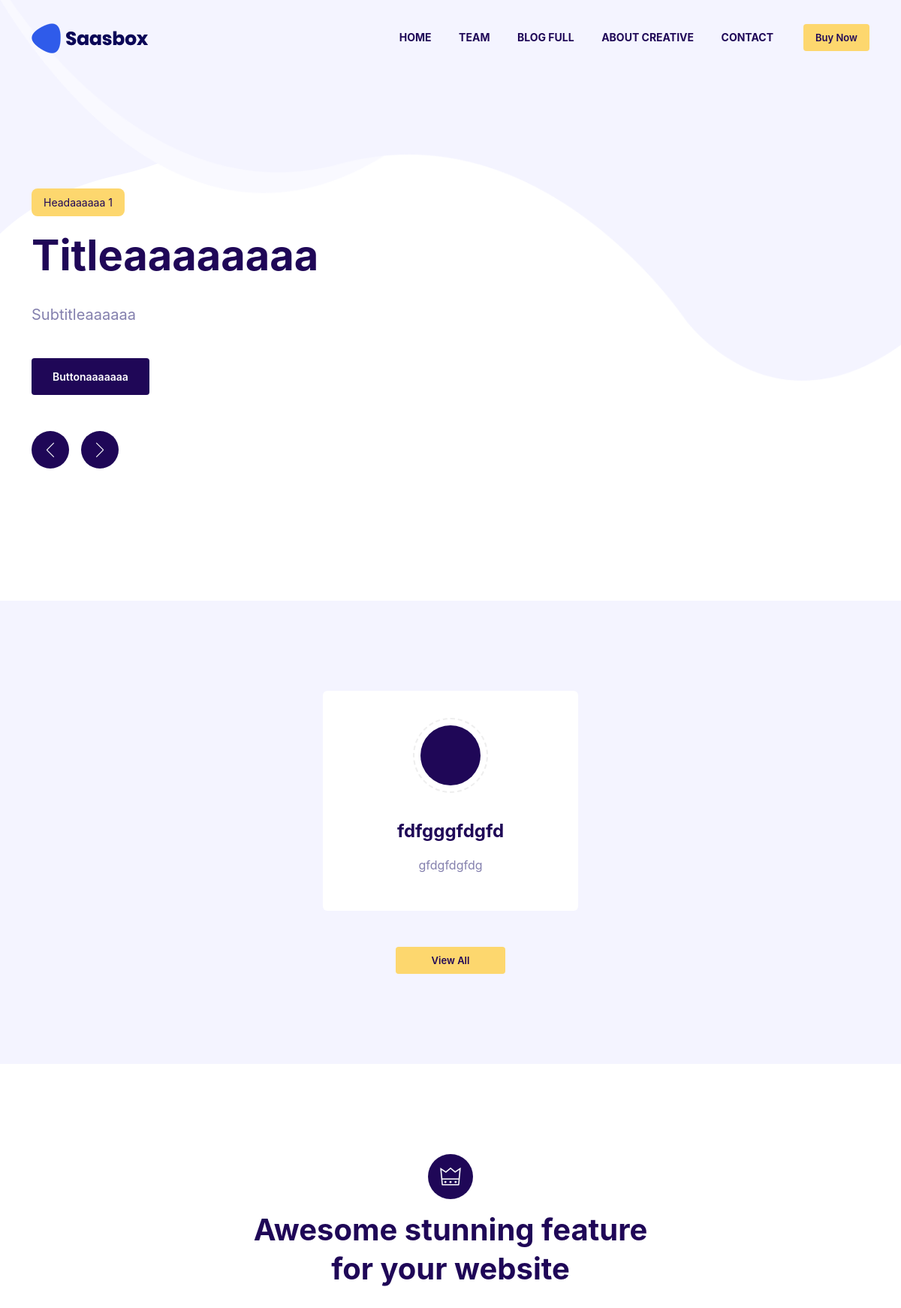
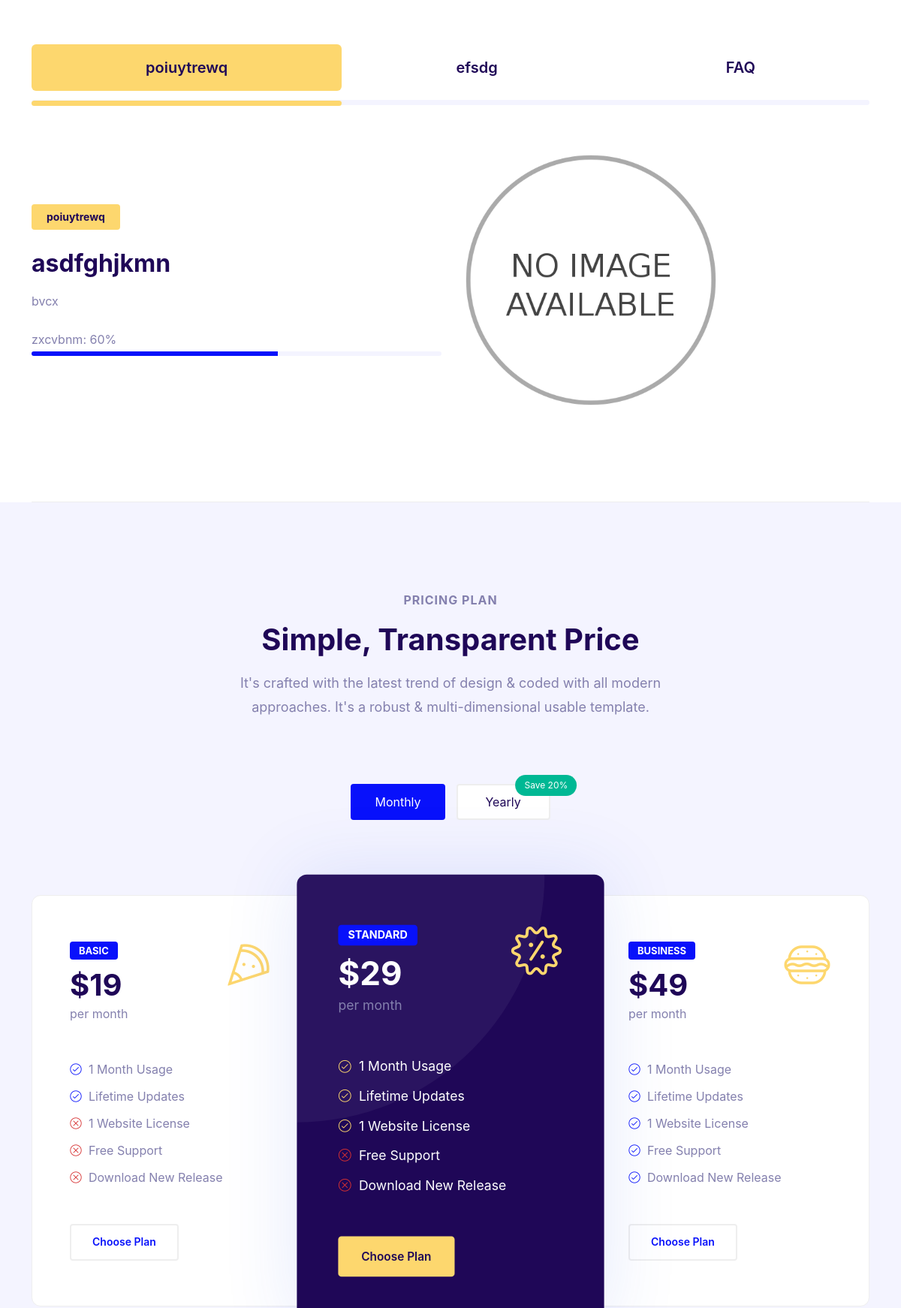
The page / (upper part) on the database its author committed (2 pictures, top to bottom).
### core/models.py (models this page shows, shortened)
class BaseModel(models.Model):
    cdate = models.DateTimeField(auto_now_add=True)
    udate = models.DateTimeField(auto_now=True)
    class Meta:
        ordering = ("cdate",)
        abstract = True

class Slider(BaseModel):
    heading = models.CharField(max_length=255, null=True, blank=True)
    title = models.CharField(max_length=255, null=True, blank=True)
    sub_title = models.CharField(max_length=255, null=True, blank=True)
    button_text = models.CharField(max_length=255, null=True, blank=True)
    button_url = models.URLField(null=True, blank=True)
    order = models.IntegerField(default=999)

class Feature(BaseModel):
    title = models.CharField(max_length=255, null=True, blank=True)
    heading = models.CharField(max_length=255, null=True, blank=True)
    description = models.CharField(max_length=255, null=True, blank=True)
    percent_desc = models.CharField(max_length=255, null=True, blank=True)
    percent = models.IntegerField()
    order = models.IntegerField(default=999)
    image = models.ImageField(blank=True, upload_to='uploads')
    image_thumbnail = ImageSpecField(source='image',
                                     processors=[ResizeToFill(500, 350)],
                                     format='JPEG',
                                     options={'quality': 60})
    def get_image(self):
        if self.image_thumbnail:
            return self.image_thumbnail.url
        else:
            return 'static/no_img.png'

### services/models.py (models this page shows, shortened)
class Service(BaseModel):
    title = models.CharField(max_length=255, null=True, blank=True)
    text = models.CharField(max_length=255, null=True, blank=True)
    icon = models.CharField(max_length=255, null=True, blank=True)
    order = models.IntegerField(default=999)
    chk = models.BooleanField(default=False)

### core/views.py (the view)
# urls.py: path('', IndexView.as_view(), name='index'),
class IndexView(BaseContext, TemplateView):
    template_name = 'index.html'
    def get_context_data(self, **kwargs):
        context = super().get_context_data()
        sliders = Slider.objects.all().order_by('order')
        services = Service.objects.filter(chk=True).order_by('order')[:3]
        features = Feature.objects.all().order_by('order')[:3]
        context.update({'sliders': sliders, 'services': services, 'features': features})
        return context

### core/views.py (called while the page is built)
    def get_context_data(self, **kwargs):
        context = super().get_context_data()
        return context

### templates/index.html (shortened to what this page needs)
{% extends 'base.html' %}
{% load static %}
{% block body_block %}
    {% include 'paritials/_slider.html' %}
    {% with 1 as homepage %}
        {% include 'paritials/_service.html' %}
    {% endwith %}
    {% include 'paritials/_feature.html' %}
    <div class="container">
    </div>
    <section class="saasbox-pricing-plan-area price2 section-padding-120 bg-gray">
        <div class="container">
            <div class="row justify-content-center">
                <div class="col-12 col-md-9 col-lg-7 col-xxl-6">
                    <div class="section-heading text-center">
                        <h6>Pricing Plan</h6>
                        <h2>Simple, Transparent Price</h2>
                        <p>It's crafted with the latest trend of design & coded with all modern approaches. It's a
                            robust & multi-dimensional usable template.</p>
                    </div>
                </div>
            </div>
            <div class="row">
                <div class="col-12">
                    <div class="pricing-table-switch mb-100">
                        <ul class="nav nav-tabs border-bottom-0 justify-content-center" id="priceTab" role="tablist">
                            <li class="nav-item"><a class="nav-link active" id="month-tab-2" data-bs-toggle="tab"
                                                    href="#monthly2" role="tab" aria-controls="monthly2"
                                                    aria-selected="true">Monthly</a></li>
                            <li class="nav-item"><a class="nav-link" id="yearly-tab-2" data-bs-toggle="tab"
                                                    href="#profile2" role="tab" aria-controls="profile2"
                                                    aria-selected="false"><span class="popular-badge">Save 20%</span>Yearly</a>
                            </li>
                        </ul>
                    </div>
                </div>
                <div class="col-12">
                    <div class="tab-content" id="priceTabContent">
                        <div class="tab-pane fade show active" id="monthly2" role="tabpanel"
                             aria-labelledby="month-tab-2">
                            <div class="row g-0 justify-content-center">
                                <div class="col-12 col-sm-8 col-md-7 col-lg-4">
                                    <div class="card pricing-card mb-30">
                                        <div class="pricing-heading d-flex align-items-center">
                                            <div class="price-icon"><i class="lni-pizza"></i></div>
                                            <div class="price">
                                                <h5>Basic</h5>
                                                <h2>$19</h2><span>per month</span>
                                            </div>
                                        </div>
                                        <div class="pricing-desc">
                                            <ul class="ps-0">
                                                <li>1 Month Usage</li>
                                                <li>Lifetime Updates</li>
                                                <li class="times">1 Website License</li>
                                                <li class="times">Free Support</li>
                                                <li class="times">Download New Release</li>
                                            </ul>
                                        </div>
                                        <div class="pricing-btn"><a class="btn saasbox-btn" href="#">Choose Plan</a>
                                        </div>
                                    </div>
                                </div>
                                <div class="col-12 col-sm-8 col-md-7 col-lg-4">
                                    <div class="card pricing-card active mb-30">
                                        <div class="pricing-heading d-flex align-items-center">
                                            <div class="price-icon"><i class="lni-offer"></i></div>
                                            <div class="price">
                                                <h5>Standard</h5>
                                                <h2>$29</h2><span>per month</span>
                                            </div>
                                        </div>
                                        <div class="pricing-desc">
                                            <ul class="ps-0">
                                                <li>1 Month Usage</li>
                                                <li>Lifetime Updates</li>
                                                <li>1 Website License</li>
                                                <li class="times">Free Support</li>
                                                <li class="times">Download New Release</li>
                                            </ul>
                                        </div>
                                        <div class="pricing-btn"><a class="btn saasbox-btn" href="#">Choose Plan</a>
                                        </div>
                                    </div>
                                </div>
                                <div class="col-12 col-sm-8 col-md-7 col-lg-4">
                                    <div class="card pricing-card mb-30">
                                        <div class="pricing-heading d-flex align-items-center">
                                            <div class="price-icon"><i class="lni-burger"></i></div>
                                            <div class="price">
                                                <h5>Business</h5>
                                                <h2>$49</h2><span>per month</span>
                                            </div>
                                        </div>
                                        <div class="pricing-desc">
                                            <ul class="ps-0">
                                                <li>1 Month Usage</li>
                                                <li>Lifetime Updates</li>
                                                <li>1 Website License</li>
                                                <li>Free Support</li>
                                                <li>Download New Release</li>
                                            </ul>
                                        </div>
                                        <div class="pricing-btn"><a class="btn saasbox-btn" href="#">Choose Plan</a>
                                        </div>
                                    </div>
                                </div>
                            </div>
                        </div>
                    </div>
                </div>
            </div>
        </div>
    </section>
{% endblock %}

### templates/paritials/_slider.html
{% load static %}
<section class="welcome-area hero4" id="home">
    <div class="hero4-bg-shape"><img src="{% static 'img/core-img/hero-4.png' %}" alt=""></div>
    <div class="hero4-bg-shape2"><img src="{% static 'img/core-img/hero-4-2.png' %}" alt=""></div>
    <div class="container h-100">
        <div class="row h-100 align-items-center">
            <div class="col-12 col-md-6">
                <div class="welcome-content owl-carousel hero-slides pe-3">
                    {% for slider in sliders %}
                        <div class="single-hero-slide me-xxl-5">
                        <span class="key-quote" data-animation="fadeInUp"
                              data-delay="300ms">{{ slider.heading }} {{ slider.order }}</span>
                            <h2 data-animation="fadeInUp" data-delay="500ms">{{ slider.title }}</h2>
                            <p class="mb-4" data-animation="fadeInUp" data-delay="750ms">{{ slider.sub_title }}</p><a
                                class="btn saasbox-btn white-btn me-3 mt-3" href="{{ slider.button_url }}"
                                data-animation="fadeInUp"
                                data-delay="1000ms">{{ slider.button_text }}</a>
                        </div>
                    {% endfor %}
                </div>
            </div>
        </div>
    </div>
</section>

### templates/paritials/_service.html
{% load static %}
<section class="service-area service3 section-padding-120 bg-gray" id="service">
    <div class="container">
        <div class="row g-5 justify-content-center">
            {% for service in services %}
                <div class="col-12 col-sm-8 col-md-6 col-lg-5 col-xl-4">
                    <div class="card service-card wow fadeInUp" data-wow-delay="200ms" data-wow-duration="1000ms">
                        <div class="card-body">
                            <div class="icon"><i class="{{ service.icon }}"></i></div>
                            <h4>{{ service.title }}</h4>
                            <p>{{ service.text }}</p>
                        </div>
                    </div>
                </div>
            {% endfor %}
            {% if homepage == 1 %}
                <div class="col-12 text-center">
                    <div class="login-btn-area"><a class="btn saasbox-btn btn-sm px-5"
                                                                     href="{% url 'service' %}">View all</a></div>
                </div>
            {% endif %}
        </div>
    </div>
</section>

### templates/paritials/_feature.html (shortened to what this page needs)
{% load static %}
<div class="saasbox-tab-area section-padding-120">
    <div class="container">
        <div class="row justify-content-center">
            <div class="col-12 col-md-9 col-lg-6">
                <div class="section-heading text-center"><i class="lni-crown"></i>
                    <h2>Awesome stunning feature for your website</h2>
                </div>
            </div>
        </div>
        <div class="row">
            <div class="col-12">
                <div class="tab--area">
                    <ul class="nav nav-tabs" id="myTab" role="tablist">
                        {% for feature in features %}
                            <li class="nav-item"><a class="nav-link {% if forloop.first %}active{% endif %}" id="tab--1"
                                                    data-bs-toggle="tab"
                                                    href="#tab{{ feature.pk }}" role="tab"
                                                    aria-controls="tab{{ feature.pk }}"
                                                    aria-selected="true">{{ feature.title }}</a></li>
                        {% endfor %}
                    </ul>
                    <div class="tab-content" id="myTabContent">
                        {% for feature1 in features %}
                            <div class="tab-pane fade show {% if forloop.first %}active{% endif %}"
                                 id="tab{{ feature1.pk }}" role="tabpanel" aria-labelledby="tab--{{ feature1.pk }}">
                                <div class="row justify-content-between align-items-center">
                                    <div class="col-12 col-md-6 col-xxl-5">
                                        <div class="tab--text mt-5">
                                            <h6>{{ feature1.title }}</h6>
                                            <h2>{{ feature1.heading }}</h2>
                                            <p>{{ feature1.description }}</p><span
                                                class="d-block mt-4 mb-1">{{ feature1.percent_desc }}: {{ feature1.percent }}%</span>
                                            <div class="progress">
                                                <div class="progress-bar" role="progressbar"
                                                     style="width: {{ feature1.percent }}%;"
                                                     aria-valuenow="{{ feature1.percent }}" aria-valuemin="0"
                                                     aria-valuemax="100"></div>
                                            </div>
                                        </div>
                                    </div>
                                    <div class="col-12 col-md-6">
                                        <div class="tab-thumb mt-5"><img src="{{ feature1.get_image }}" alt="">
                                        </div>
                                    </div>
                                </div>
                            </div>
                        {% endfor %}
                    </div>
                </div>
            </div>
        </div>
    </div>
</div>

### rows shown on the page
Slider: heading "Headaaaaaa", order "1", title "Titleaaaaaaaa", sub_title "Subtitleaaaaaa", button_text "Buttonaaaaaaa"
Service: title "fdfgggfdgfd", text "gfdgfdgfdg"
Feature: title "poiuytrewq", heading "asdfghjkmn", description "bvcx", percent_desc "zxcvbnm", percent "60"
Feature: title "efsdg"
Feature: title "FAQ"
